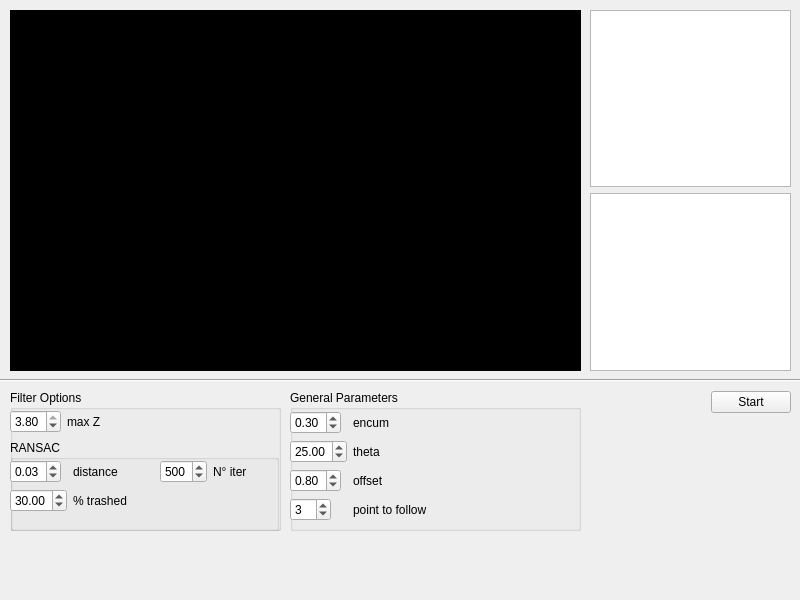
<?xml version="1.0" encoding="UTF-8"?>
<ui version="4.0">
 <class>MainWindow</class>
 <widget class="QMainWindow" name="MainWindow">
  <property name="geometry">
   <rect>
    <x>0</x>
    <y>0</y>
    <width>800</width>
    <height>600</height>
   </rect>
  </property>
  <property name="sizePolicy">
   <sizepolicy hsizetype="Expanding" vsizetype="Expanding">
    <horstretch>1</horstretch>
    <verstretch>1</verstretch>
   </sizepolicy>
  </property>
  <property name="windowTitle">
   <string/>
  </property>
  <property name="iconSize">
   <size>
    <width>22</width>
    <height>22</height>
   </size>
  </property>
  <widget class="QWidget" name="centralwidget">
   <property name="enabled">
    <bool>true</bool>
   </property>
   <property name="sizePolicy">
    <sizepolicy hsizetype="Expanding" vsizetype="Expanding">
     <horstretch>255</horstretch>
     <verstretch>255</verstretch>
    </sizepolicy>
   </property>
   <widget class="Line" name="line">
    <property name="geometry">
     <rect>
      <x>0</x>
      <y>370</y>
      <width>811</width>
      <height>20</height>
     </rect>
    </property>
    <property name="orientation">
     <enum>Qt::Horizontal</enum>
    </property>
   </widget>
   <widget class="QVTKWidget" name="qvtk_widget" native="true">
    <property name="geometry">
     <rect>
      <x>10</x>
      <y>10</y>
      <width>571</width>
      <height>361</height>
     </rect>
    </property>
    <property name="sizePolicy">
     <sizepolicy hsizetype="Expanding" vsizetype="Expanding">
      <horstretch>255</horstretch>
      <verstretch>255</verstretch>
     </sizepolicy>
    </property>
    <property name="styleSheet">
     <string notr="true">background-color: rgb(0, 0, 0);</string>
    </property>
   </widget>
   <widget class="QWidget" name="layoutWidget">
    <property name="geometry">
     <rect>
      <x>590</x>
      <y>390</y>
      <width>201</width>
      <height>25</height>
     </rect>
    </property>
    <layout class="QHBoxLayout" name="horizontalLayout">
     <item>
      <spacer name="horizontalSpacer">
       <property name="orientation">
        <enum>Qt::Horizontal</enum>
       </property>
       <property name="sizeHint" stdset="0">
        <size>
         <width>40</width>
         <height>20</height>
        </size>
       </property>
      </spacer>
     </item>
     <item>
      <widget class="QPushButton" name="Start">
       <property name="text">
        <string>Start</string>
       </property>
      </widget>
     </item>
    </layout>
   </widget>
   <widget class="QWidget" name="gridLayoutWidget">
    <property name="geometry">
     <rect>
      <x>10</x>
      <y>390</y>
      <width>271</width>
      <height>141</height>
     </rect>
    </property>
    <layout class="QGridLayout" name="gridLayout">
     <item row="0" column="1">
      <widget class="QGroupBox" name="groupBox">
       <property name="title">
        <string>Filter Options</string>
       </property>
       <widget class="QWidget" name="formLayoutWidget">
        <property name="geometry">
         <rect>
          <x>0</x>
          <y>20</y>
          <width>261</width>
          <height>31</height>
         </rect>
        </property>
        <layout class="QFormLayout" name="formLayout">
         <property name="fieldGrowthPolicy">
          <enum>QFormLayout::AllNonFixedFieldsGrow</enum>
         </property>
         <item row="0" column="0">
          <widget class="QDoubleSpinBox" name="max_Z">
           <property name="minimum">
            <double>1.000000000000000</double>
           </property>
           <property name="maximum">
            <double>3.800000000000000</double>
           </property>
           <property name="singleStep">
            <double>0.100000000000000</double>
           </property>
           <property name="value">
            <double>3.800000000000000</double>
           </property>
          </widget>
         </item>
         <item row="0" column="1">
          <widget class="QLabel" name="label">
           <property name="text">
            <string>max Z</string>
           </property>
          </widget>
         </item>
        </layout>
       </widget>
       <widget class="QGroupBox" name="ransac_filter">
        <property name="geometry">
         <rect>
          <x>0</x>
          <y>50</y>
          <width>269</width>
          <height>91</height>
         </rect>
        </property>
        <property name="title">
         <string>RANSAC</string>
        </property>
        <widget class="QWidget" name="formLayoutWidget_2">
         <property name="geometry">
          <rect>
           <x>0</x>
           <y>20</y>
           <width>141</width>
           <height>61</height>
          </rect>
         </property>
         <layout class="QFormLayout" name="formLayout_2">
          <property name="fieldGrowthPolicy">
           <enum>QFormLayout::AllNonFixedFieldsGrow</enum>
          </property>
          <item row="0" column="0">
           <widget class="QDoubleSpinBox" name="distance">
            <property name="minimum">
             <double>0.010000000000000</double>
            </property>
            <property name="maximum">
             <double>0.100000000000000</double>
            </property>
            <property name="singleStep">
             <double>0.010000000000000</double>
            </property>
            <property name="value">
             <double>0.030000000000000</double>
            </property>
           </widget>
          </item>
          <item row="1" column="1">
           <widget class="QLabel" name="label_5">
            <property name="text">
             <string>% trashed</string>
            </property>
           </widget>
          </item>
          <item row="0" column="1">
           <widget class="QLabel" name="label_4">
            <property name="text">
             <string>distance</string>
            </property>
           </widget>
          </item>
          <item row="1" column="0">
           <widget class="QDoubleSpinBox" name="perc_trash">
            <property name="minimum">
             <double>15.000000000000000</double>
            </property>
            <property name="maximum">
             <double>45.000000000000000</double>
            </property>
            <property name="singleStep">
             <double>1.000000000000000</double>
            </property>
            <property name="value">
             <double>30.000000000000000</double>
            </property>
           </widget>
          </item>
         </layout>
        </widget>
        <widget class="QWidget" name="formLayoutWidget_5">
         <property name="geometry">
          <rect>
           <x>150</x>
           <y>20</y>
           <width>111</width>
           <height>61</height>
          </rect>
         </property>
         <layout class="QFormLayout" name="formLayout_5">
          <item row="0" column="0">
           <widget class="QSpinBox" name="n_iter">
            <property name="minimum">
             <number>250</number>
            </property>
            <property name="maximum">
             <number>750</number>
            </property>
            <property name="value">
             <number>500</number>
            </property>
           </widget>
          </item>
          <item row="0" column="1">
           <widget class="QLabel" name="label_3">
            <property name="text">
             <string>N° iter</string>
            </property>
           </widget>
          </item>
         </layout>
        </widget>
       </widget>
      </widget>
     </item>
    </layout>
   </widget>
   <widget class="QWidget" name="gridLayoutWidget_2">
    <property name="geometry">
     <rect>
      <x>290</x>
      <y>390</y>
      <width>291</width>
      <height>141</height>
     </rect>
    </property>
    <layout class="QGridLayout" name="gridLayout_2">
     <item row="0" column="0">
      <widget class="QGroupBox" name="groupBox_3">
       <property name="title">
        <string>General Parameters</string>
       </property>
       <widget class="QWidget" name="formLayoutWidget_3">
        <property name="geometry">
         <rect>
          <x>0</x>
          <y>21</y>
          <width>281</width>
          <height>116</height>
         </rect>
        </property>
        <layout class="QFormLayout" name="formLayout_3">
         <property name="fieldGrowthPolicy">
          <enum>QFormLayout::AllNonFixedFieldsGrow</enum>
         </property>
         <item row="0" column="0">
          <widget class="QDoubleSpinBox" name="encum">
           <property name="minimum">
            <double>0.100000000000000</double>
           </property>
           <property name="maximum">
            <double>1.500000000000000</double>
           </property>
           <property name="singleStep">
            <double>0.100000000000000</double>
           </property>
           <property name="value">
            <double>0.300000000000000</double>
           </property>
          </widget>
         </item>
         <item row="0" column="1">
          <widget class="QLabel" name="label_6">
           <property name="text">
            <string>encum</string>
           </property>
          </widget>
         </item>
         <item row="1" column="1">
          <widget class="QLabel" name="label_8">
           <property name="text">
            <string>theta</string>
           </property>
          </widget>
         </item>
         <item row="1" column="0">
          <widget class="QDoubleSpinBox" name="theta">
           <property name="maximum">
            <double>60.000000000000000</double>
           </property>
           <property name="value">
            <double>25.000000000000000</double>
           </property>
          </widget>
         </item>
         <item row="2" column="0">
          <widget class="QDoubleSpinBox" name="offset">
           <property name="minimum">
            <double>0.500000000000000</double>
           </property>
           <property name="maximum">
            <double>1.200000000000000</double>
           </property>
           <property name="singleStep">
            <double>0.100000000000000</double>
           </property>
           <property name="value">
            <double>0.800000000000000</double>
           </property>
          </widget>
         </item>
         <item row="2" column="1">
          <widget class="QLabel" name="label_9">
           <property name="text">
            <string>offset</string>
           </property>
          </widget>
         </item>
         <item row="3" column="0">
          <widget class="QSpinBox" name="pt2fw">
           <property name="minimum">
            <number>1</number>
           </property>
           <property name="maximum">
            <number>10</number>
           </property>
           <property name="value">
            <number>3</number>
           </property>
          </widget>
         </item>
         <item row="3" column="1">
          <widget class="QLabel" name="label_10">
           <property name="text">
            <string>point to follow</string>
           </property>
          </widget>
         </item>
        </layout>
       </widget>
      </widget>
     </item>
    </layout>
   </widget>
   <widget class="QWidget" name="layoutWidget1">
    <property name="geometry">
     <rect>
      <x>590</x>
      <y>10</y>
      <width>201</width>
      <height>361</height>
     </rect>
    </property>
    <layout class="QVBoxLayout" name="verticalLayout">
     <item>
      <widget class="QGraphicsView" name="radarView"/>
     </item>
     <item>
      <widget class="QGraphicsView" name="arrowView"/>
     </item>
    </layout>
   </widget>
  </widget>
 </widget>
 <customwidgets>
  <customwidget>
   <class>QVTKWidget</class>
   <extends>QWidget</extends>
   <header>QVTKWidget.h</header>
  </customwidget>
 </customwidgets>
 <tabstops>
  <tabstop>Start</tabstop>
  <tabstop>max_Z</tabstop>
  <tabstop>distance</tabstop>
  <tabstop>arrowView</tabstop>
 </tabstops>
 <resources/>
 <connections/>
</ui>
